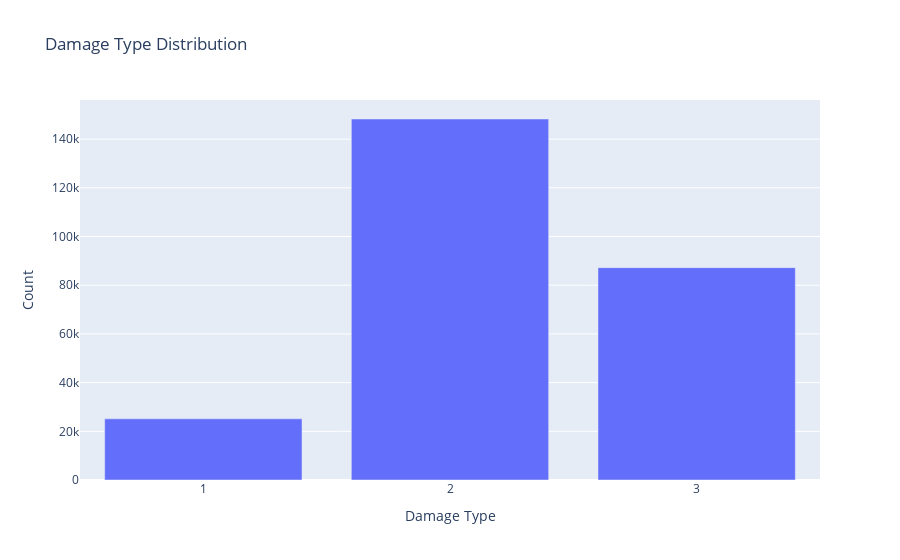

Notebook code for this chart:
### Code cell
fig = go.Figure()
fig.add_trace(go.Bar(x=damage_freq["Damage Grade"], y=damage_freq["Count"]))
fig.update_layout(
    title="Damage Type Distribution",
    xaxis=dict(tickmode="array", tickvals=[1, 2, 3], title="Damage Type"),
    yaxis=dict(title="Count"),
)
fig.show()

### Figure 1 — Plotly figure (JSON) as saved in the notebook; plotly's stock layout.template omitted (floating-point values rounded to 4 significant figures)
{"data": [{"type": "bar", "x": [2, 3, 1], "y": [148259, 87218, 25124]}], "layout": {"title": {"text": "Damage Type Distribution"}, "xaxis": {"tickmode": "array", "tickvals": [1, 2, 3], "title": {"text": "Damage Type"}}, "yaxis": {"title": {"text": "Count"}}}}
